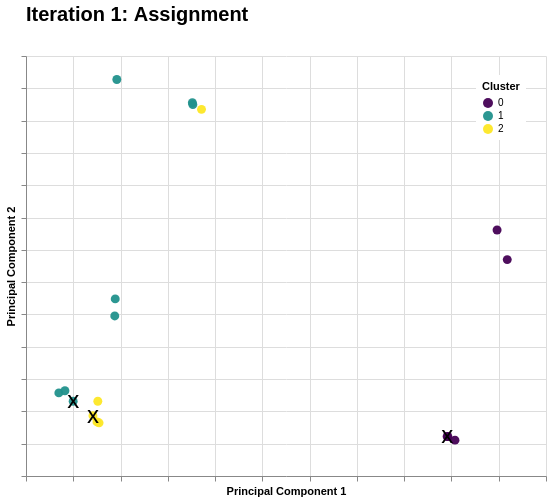

The notebook cell this image was saved under:
### Markdown cell above
To better understand how the clusters are found, we can visualise the optimisation process itself. The slider below moves through the history stored on the fitted `kmeans` object. Each iteration has two states: one after the assignment step, where points are recoloured based on the current centroids, and one after the reconstruction step, where the centroids move to the means of the assigned points.

### Code cell
alt.data_transformers.disable_max_rows()

if len(kmeans.centroids_history) == 0:
    raise ValueError("Fit the KMeans model before creating the interactive plot.")

history_rows = []
centroid_rows = []
for step_idx, (labels, centroids, iteration, step) in enumerate(
    zip(
        kmeans.labels_history,
        kmeans.centroids_history,
        kmeans.iteration_history,
        kmeans.step_history,
    )
):
    title = f"Iteration {iteration}: {step}"
    for point_idx, (x1, x2) in enumerate(X):
        history_rows.append(
            {
                "step_idx": step_idx,
                "PC1": x1,
                "PC2": x2,
                "cluster": str(labels[point_idx]),
                "title": title,
            }
        )
    for cluster_idx, (x1, x2) in enumerate(centroids):
        centroid_rows.append(
            {
                "step_idx": step_idx,
                "PC1": x1,
                "PC2": x2,
                "cluster": str(cluster_idx),
                "title": title,
            }
        )

history_df = pd.DataFrame(history_rows)
centroid_df = pd.DataFrame(centroid_rows)
title_df = history_df[["step_idx", "title"]].drop_duplicates()

selected_step = alt.param(
    name="selected_step",
    value=0,
    bind=alt.binding_range(
        min=0,
        max=len(kmeans.centroids_history) - 1,
        step=1,
        name="Step: ",
    ),
)

slider_style = """
<style>
.vega-embed {
  width: 100%;
  display: flex;
  flex-direction: column;
  align-items: center;
}
.vega-embed .vega-bindings {
  width: min(420px, 100%);
  margin: 0.75rem auto 0;
}
.vega-bind {
  display: flex;
  align-items: center;
  width: 100%;
  font-size: 16px;
  line-height: 1.2;
  white-space: nowrap;
}
.vega-bind input[type="range"] {
  flex: 1 1 auto;
  min-width: 260px;
  margin-left: 0.35rem;
  margin-right: 0.75rem;
}
.vega-bind input[type="number"] {
  width: 3.25rem;
  font-size: 15px;
  line-height: 1.2;
  text-align: center;
}
</style>
"""
display(HTML(slider_style))

x_padding = 0.05 * (history_df["PC1"].max() - history_df["PC1"].min())
y_padding = 0.05 * (history_df["PC2"].max() - history_df["PC2"].min())
x_domain = [history_df["PC1"].min() - x_padding, history_df["PC1"].max() + x_padding]
y_domain = [history_df["PC2"].min() - y_padding, history_df["PC2"].max() + y_padding]
cluster_domain = [str(i) for i in range(kmeans.n_clusters)]
cluster_colors = [
    to_hex(plt.cm.viridis(value))
    for value in np.linspace(0, 1, kmeans.n_clusters)
]

points = (
    alt.Chart(history_df)
    .transform_filter("datum.step_idx == selected_step")
    .mark_circle(size=80, opacity=0.95, strokeWidth=0)
    .encode(
        x=alt.X(
            "PC1:Q",
            title="Principal Component 1",
            scale=alt.Scale(domain=x_domain),
            axis=alt.Axis(labels=False, ticks=True),
        ),
        y=alt.Y(
            "PC2:Q",
            title="Principal Component 2",
            scale=alt.Scale(domain=y_domain),
            axis=alt.Axis(labels=False, ticks=True),
        ),
        color=alt.Color(
            "cluster:N",
            title="Cluster",
            scale=alt.Scale(domain=cluster_domain, range=cluster_colors),
            legend=alt.Legend(
                orient="none",
                legendX=450,
                legendY=70,
                fillColor="white",
                padding=6,
            ),
        ),
    )
)

centroids = (
    alt.Chart(centroid_df)
    .transform_filter("datum.step_idx == selected_step")
    .mark_text(text="x", size=24, color="black", fontWeight="normal")
    .encode(
        x=alt.X("PC1:Q"),
        y=alt.Y("PC2:Q"),
    )
)

title = (
    alt.Chart(title_df)
    .transform_filter("datum.step_idx == selected_step")
    .mark_text(align="left", baseline="top", fontSize=20, fontWeight="bold")
    .encode(
        x=alt.value(0),
        y=alt.value(0),
        text="title:N",
    )
    .properties(width=520, height=30)
)

interactive_kmeans_plot = (
    (points + centroids)
    .properties(width=520, height=420)
    .add_params(selected_step)
)

(title & interactive_kmeans_plot).configure_view(stroke=None)

### Figure 1 — Vega-Lite specification as saved in the notebook (floating-point values rounded to 4 significant figures; data arrays with more than 128 entries replaced by an {"elided": "..."} marker saying what was removed)
{"config": {"view": {"continuousWidth": 300, "continuousHeight": 300, "stroke": null}}, "vconcat": [{"data": {"name": "data-73dfa26974b34b6687f08d73e51e71f7"}, "mark": {"type": "text", "align": "left", "baseline": "top", "fontSize": 20, "fontWeight": "bold"}, "encoding": {"text": {"field": "title", "type": "nominal"}, "x": {"value": 0}, "y": {"value": 0}}, "height": 30, "transform": [{"filter": "datum.step_idx == selected_step"}], "width": 520}, {"layer": [{"data": {"name": "data-e33c3d304dbc5cf25d56770d464c2747"}, "mark": {"type": "circle", "opacity": 0.95, "size": 80, "strokeWidth": 0}, "encoding": {"color": {"field": "cluster", "legend": {"fillColor": "white", "legendX": 450, "legendY": 70, "orient": "none", "padding": 6}, "scale": {"domain": ["0", "1", "2"], "range": ["#440154", "#21918c", "#fde725"]}, "title": "Cluster", "type": "nominal"}, "x": {"axis": {"labels": false, "ticks": true}, "field": "PC1", "scale": {"domain": [-377.9, 665.5]}, "title": "Principal Component 1", "type": "quantitative"}, "y": {"axis": {"labels": false, "ticks": true}, "field": "PC2", "scale": {"domain": [-222.4, 391.6]}, "title": "Principal Component 2", "type": "quantitative"}}, "transform": [{"filter": "datum.step_idx == selected_step"}]}, {"data": {"name": "data-2c72c78ba8fdcdee206146d5e17e2c63"}, "mark": {"type": "text", "color": "black", "fontWeight": "normal", "size": 24, "text": "x"}, "encoding": {"x": {"field": "PC1", "type": "quantitative"}, "y": {"field": "PC2", "type": "quantitative"}}, "transform": [{"filter": "datum.step_idx == selected_step"}]}], "height": 420, "width": 520}], "params": [{"name": "selected_step", "bind": {"input": "range", "max": 19, "min": 0, "name": "Step: ", "step": 1}, "value": 0}], "$schema": "https://vega.github.io/schema/vega-lite/v6.4.1.json", "datasets": {"data-73dfa26974b34b6687f08d73e51e71f7": [{"step_idx": 0, "title": "Iteration 1: Assignment"}, {"step_idx": 1, "title": "Iteration 1: Reconstruction"}, {"step_idx": 2, "title": "Iteration 2: Assignment"}, {"step_idx": 3, "title": "Iteration 2: Reconstruction"}, {"step_idx": 4, "title": "Iteration 3: Assignment"}, {"step_idx": 5, "title": "Iteration 3: Reconstruction"}, {"step_idx": 6, "title": "Iteration 4: Assignment"}, {"step_idx": 7, "title": "Iteration 4: Reconstruction"}, {"step_idx": 8, "title": "Iteration 5: Assignment"}, {"step_idx": 9, "title": "Iteration 5: Reconstruction"}, {"step_idx": 10, "title": "Iteration 6: Assignment"}, {"step_idx": 11, "title": "Iteration 6: Reconstruction"}, {"step_idx": 12, "title": "Iteration 7: Assignment"}, {"step_idx": 13, "title": "Iteration 7: Reconstruction"}, {"step_idx": 14, "title": "Iteration 8: Assignment"}, {"step_idx": 15, "title": "Iteration 8: Reconstruction"}, {"step_idx": 16, "title": "Iteration 9: Assignment"}, {"step_idx": 17, "title": "Iteration 9: Reconstruction"}, {"step_idx": 18, "title": "Iteration 10: Assignment"}, {"step_idx": 19, "title": "Iteration 10: Reconstruction"}], "data-e33c3d304dbc5cf25d56770d464c2747": {"elided": "360 records"}, "data-2c72c78ba8fdcdee206146d5e17e2c63": [{"step_idx": 0, "PC1": 490.9, "PC2": -188.9, "cluster": "0", "title": "Iteration 1: Assignment"}, {"step_idx": 0, "PC1": -300.3, "PC2": -134.3, "cluster": "1", "title": "Iteration 1: Assignment"}, {"step_idx": 0, "PC1": -258.4, "PC2": -156.7, "cluster": "2", "title": "Iteration 1: Assignment"}, {"step_idx": 1, "PC1": 541.1, "PC2": -71.35, "cluster": "0", "title": "Iteration 1: Reconstruction"}, {"step_idx": 1, "PC1": -209.4, "PC2": 83.04, "cluster": "1", "title": "Iteration 1: Reconstruction"}, {"step_idx": 1, "PC1": -206.1, "PC2": -61.5, "cluster": "2", "title": "Iteration 1: Reconstruction"}, {"step_idx": 2, "PC1": 541.1, "PC2": -71.35, "cluster": "0", "title": "Iteration 2: Assignment"}, {"step_idx": 2, "PC1": -209.4, "PC2": 83.04, "cluster": "1", "title": "Iteration 2: Assignment"}, {"step_idx": 2, "PC1": -206.1, "PC2": -61.5, "cluster": "2", "title": "Iteration 2: Assignment"}, {"step_idx": 3, "PC1": 541.1, "PC2": -71.35, "cluster": "0", "title": "Iteration 2: Reconstruction"}, {"step_idx": 3, "PC1": -108.6, "PC2": 271.5, "cluster": "1", "title": "Iteration 2: Reconstruction"}, {"step_idx": 3, "PC1": -270.3, "PC2": -125.1, "cluster": "2", "title": "Iteration 2: Reconstruction"}, {"step_idx": 4, "PC1": 541.1, "PC2": -71.35, "cluster": "0", "title": "Iteration 3: Assignment"}, {"step_idx": 4, "PC1": -108.6, "PC2": 271.5, "cluster": "1", "title": "Iteration 3: Assignment"}, {"step_idx": 4, "PC1": -270.3, "PC2": -125.1, "cluster": "2", "title": "Iteration 3: Assignment"}, {"step_idx": 5, "PC1": 541.1, "PC2": -71.35, "cluster": "0", "title": "Iteration 3: Reconstruction"}, {"step_idx": 5, "PC1": -82.94, "PC2": 333.4, "cluster": "1", "title": "Iteration 3: Reconstruction"}, {"step_idx": 5, "PC1": -263.7, "PC2": -108.5, "cluster": "2", "title": "Iteration 3: Reconstruction"}, {"step_idx": 6, "PC1": 541.1, "PC2": -71.35, "cluster": "0", "title": "Iteration 4: Assignment"}, {"step_idx": 6, "PC1": -82.94, "PC2": 333.4, "cluster": "1", "title": "Iteration 4: Assignment"}, {"step_idx": 6, "PC1": -263.7, "PC2": -108.5, "cluster": "2", "title": "Iteration 4: Assignment"}, {"step_idx": 7, "PC1": 541.1, "PC2": -71.35, "cluster": "0", "title": "Iteration 4: Reconstruction"}, {"step_idx": 7, "PC1": -82.94, "PC2": 333.4, "cluster": "1", "title": "Iteration 4: Reconstruction"}, {"step_idx": 7, "PC1": -263.7, "PC2": -108.5, "cluster": "2", "title": "Iteration 4: Reconstruction"}, {"step_idx": 8, "PC1": 541.1, "PC2": -71.35, "cluster": "0", "title": "Iteration 5: Assignment"}, {"step_idx": 8, "PC1": -82.94, "PC2": 333.4, "cluster": "1", "title": "Iteration 5: Assignment"}, {"step_idx": 8, "PC1": -263.7, "PC2": -108.5, "cluster": "2", "title": "Iteration 5: Assignment"}, {"step_idx": 9, "PC1": 541.1, "PC2": -71.35, "cluster": "0", "title": "Iteration 5: Reconstruction"}, {"step_idx": 9, "PC1": -82.94, "PC2": 333.4, "cluster": "1", "title": "Iteration 5: Reconstruction"}, {"step_idx": 9, "PC1": -263.7, "PC2": -108.5, "cluster": "2", "title": "Iteration 5: Reconstruction"}, {"step_idx": 10, "PC1": 541.1, "PC2": -71.35, "cluster": "0", "title": "Iteration 6: Assignment"}, {"step_idx": 10, "PC1": -82.94, "PC2": 333.4, "cluster": "1", "title": "Iteration 6: Assignment"}, {"step_idx": 10, "PC1": -263.7, "PC2": -108.5, "cluster": "2", "title": "Iteration 6: Assignment"}, {"step_idx": 11, "PC1": 541.1, "PC2": -71.35, "cluster": "0", "title": "Iteration 6: Reconstruction"}, {"step_idx": 11, "PC1": -82.94, "PC2": 333.4, "cluster": "1", "title": "Iteration 6: Reconstruction"}, {"step_idx": 11, "PC1": -263.7, "PC2": -108.5, "cluster": "2", "title": "Iteration 6: Reconstruction"}, {"step_idx": 12, "PC1": 541.1, "PC2": -71.35, "cluster": "0", "title": "Iteration 7: Assignment"}, {"step_idx": 12, "PC1": -82.94, "PC2": 333.4, "cluster": "1", "title": "Iteration 7: Assignment"}, {"step_idx": 12, "PC1": -263.7, "PC2": -108.5, "cluster": "2", "title": "Iteration 7: Assignment"}, {"step_idx": 13, "PC1": 541.1, "PC2": -71.35, "cluster": "0", "title": "Iteration 7: Reconstruction"}, {"step_idx": 13, "PC1": -82.94, "PC2": 333.4, "cluster": "1", "title": "Iteration 7: Reconstruction"}, {"step_idx": 13, "PC1": -263.7, "PC2": -108.5, "cluster": "2", "title": "Iteration 7: Reconstruction"}, {"step_idx": 14, "PC1": 541.1, "PC2": -71.35, "cluster": "0", "title": "Iteration 8: Assignment"}, {"step_idx": 14, "PC1": -82.94, "PC2": 333.4, "cluster": "1", "title": "Iteration 8: Assignment"}, {"step_idx": 14, "PC1": -263.7, "PC2": -108.5, "cluster": "2", "title": "Iteration 8: Assignment"}, {"step_idx": 15, "PC1": 541.1, "PC2": -71.35, "cluster": "0", "title": "Iteration 8: Reconstruction"}, {"step_idx": 15, "PC1": -82.94, "PC2": 333.4, "cluster": "1", "title": "Iteration 8: Reconstruction"}, {"step_idx": 15, "PC1": -263.7, "PC2": -108.5, "cluster": "2", "title": "Iteration 8: Reconstruction"}, {"step_idx": 16, "PC1": 541.1, "PC2": -71.35, "cluster": "0", "title": "Iteration 9: Assignment"}, {"step_idx": 16, "PC1": -82.94, "PC2": 333.4, "cluster": "1", "title": "Iteration 9: Assignment"}, {"step_idx": 16, "PC1": -263.7, "PC2": -108.5, "cluster": "2", "title": "Iteration 9: Assignment"}, {"step_idx": 17, "PC1": 541.1, "PC2": -71.35, "cluster": "0", "title": "Iteration 9: Reconstruction"}, {"step_idx": 17, "PC1": -82.94, "PC2": 333.4, "cluster": "1", "title": "Iteration 9: Reconstruction"}, {"step_idx": 17, "PC1": -263.7, "PC2": -108.5, "cluster": "2", "title": "Iteration 9: Reconstruction"}, {"step_idx": 18, "PC1": 541.1, "PC2": -71.35, "cluster": "0", "title": "Iteration 10: Assignment"}, {"step_idx": 18, "PC1": -82.94, "PC2": 333.4, "cluster": "1", "title": "Iteration 10: Assignment"}, {"step_idx": 18, "PC1": -263.7, "PC2": -108.5, "cluster": "2", "title": "Iteration 10: Assignment"}, {"step_idx": 19, "PC1": 541.1, "PC2": -71.35, "cluster": "0", "title": "Iteration 10: Reconstruction"}, {"step_idx": 19, "PC1": -82.94, "PC2": 333.4, "cluster": "1", "title": "Iteration 10: Reconstruction"}, {"step_idx": 19, "PC1": -263.7, "PC2": -108.5, "cluster": "2", "title": "Iteration 10: Reconstruction"}]}}
